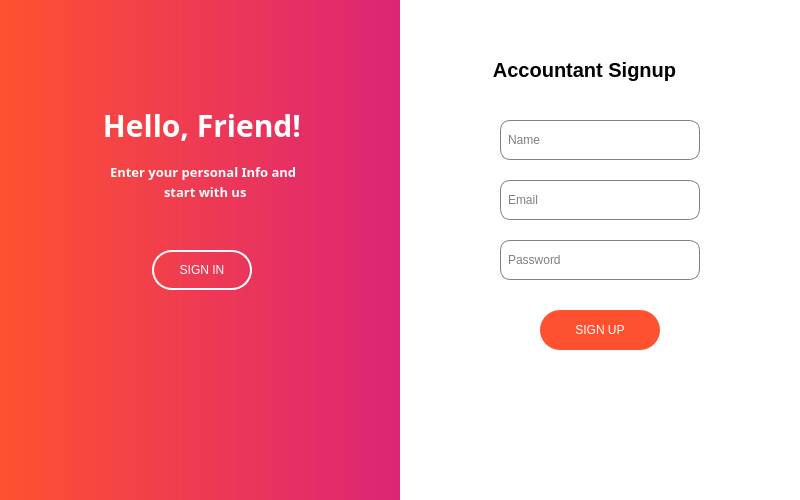
<?xml version="1.0" encoding="UTF-8"?>
<ui version="4.0">
 <class>Accountant</class>
 <widget class="QWidget" name="Accountant">
  <property name="geometry">
   <rect>
    <x>0</x>
    <y>0</y>
    <width>800</width>
    <height>500</height>
   </rect>
  </property>
  <property name="windowTitle">
   <string>Login Signup</string>
  </property>
  <widget class="QWidget" name="leftPanel" native="true">
   <property name="geometry">
    <rect>
     <x>0</x>
     <y>0</y>
     <width>400</width>
     <height>500</height>
    </rect>
   </property>
   <property name="styleSheet">
    <string>background: qlineargradient(spread:pad, x1:0, y1:0, x2:1, y2:0, stop:0 #FF512F, stop:1 #DD2476);</string>
   </property>
   <widget class="QLabel" name="welcomeLabel">
    <property name="geometry">
     <rect>
      <x>102</x>
      <y>100</y>
      <width>200</width>
      <height>50</height>
     </rect>
    </property>
    <property name="font">
     <font>
      <family>Arial Rounded MT</family>
      <pointsize>-1</pointsize>
      <bold>true</bold>
     </font>
    </property>
    <property name="styleSheet">
     <string notr="true">color: white; font-size: 30px; font-weight: bold; background-color: transparent;</string>
    </property>
    <property name="text">
     <string>Hello, Friend!</string>
    </property>
    <property name="alignment">
     <set>Qt::AlignmentFlag::AlignCenter</set>
    </property>
   </widget>
   <widget class="QPushButton" name="signInButton">
    <property name="geometry">
     <rect>
      <x>152</x>
      <y>250</y>
      <width>100</width>
      <height>40</height>
     </rect>
    </property>
    <property name="styleSheet">
     <string>background-color: transparent; color: white; border: 2px solid white; border-radius: 20px; padding: 5px;</string>
    </property>
    <property name="text">
     <string>SIGN IN</string>
    </property>
   </widget>
   <widget class="QLabel" name="label">
    <property name="geometry">
     <rect>
      <x>110</x>
      <y>152</y>
      <width>233</width>
      <height>39</height>
     </rect>
    </property>
    <property name="font">
     <font>
      <family>Arial Rounded MT</family>
      <pointsize>10</pointsize>
      <bold>true</bold>
     </font>
    </property>
    <property name="styleSheet">
     <string notr="true">background-color: transparent; color: white;</string>
    </property>
    <property name="text">
     <string>Enter your personal Info and</string>
    </property>
   </widget>
   <widget class="QLabel" name="label_2">
    <property name="geometry">
     <rect>
      <x>164</x>
      <y>176</y>
      <width>109</width>
      <height>31</height>
     </rect>
    </property>
    <property name="font">
     <font>
      <family>Arial Rounded MT</family>
      <pointsize>10</pointsize>
      <bold>true</bold>
     </font>
    </property>
    <property name="styleSheet">
     <string notr="true">background-color: transparent; color: white;</string>
    </property>
    <property name="text">
     <string>start with us</string>
    </property>
   </widget>
  </widget>
  <widget class="QWidget" name="rightPanel" native="true">
   <property name="geometry">
    <rect>
     <x>400</x>
     <y>0</y>
     <width>400</width>
     <height>500</height>
    </rect>
   </property>
   <property name="styleSheet">
    <string>background: white;</string>
   </property>
   <widget class="QLabel" name="signupLabel">
    <property name="geometry">
     <rect>
      <x>89</x>
      <y>50</y>
      <width>191</width>
      <height>40</height>
     </rect>
    </property>
    <property name="styleSheet">
     <string>color: black; font-size: 20px; font-weight: bold;</string>
    </property>
    <property name="text">
     <string>Accountant Signup</string>
    </property>
    <property name="alignment">
     <set>Qt::AlignmentFlag::AlignCenter</set>
    </property>
   </widget>
   <widget class="QLineEdit" name="nameInput">
    <property name="geometry">
     <rect>
      <x>100</x>
      <y>120</y>
      <width>200</width>
      <height>40</height>
     </rect>
    </property>
    <property name="styleSheet">
     <string>border: 1px solid gray; border-radius: 10px; padding: 5px;</string>
    </property>
    <property name="placeholderText">
     <string>Name</string>
    </property>
   </widget>
   <widget class="QLineEdit" name="emailInput">
    <property name="geometry">
     <rect>
      <x>100</x>
      <y>180</y>
      <width>200</width>
      <height>40</height>
     </rect>
    </property>
    <property name="styleSheet">
     <string>border: 1px solid gray; border-radius: 10px; padding: 5px;</string>
    </property>
    <property name="placeholderText">
     <string>Email</string>
    </property>
   </widget>
   <widget class="QLineEdit" name="passwordInput">
    <property name="geometry">
     <rect>
      <x>100</x>
      <y>240</y>
      <width>200</width>
      <height>40</height>
     </rect>
    </property>
    <property name="styleSheet">
     <string>border: 1px solid gray; border-radius: 10px; padding: 5px;</string>
    </property>
    <property name="echoMode">
     <enum>QLineEdit::EchoMode::Password</enum>
    </property>
    <property name="placeholderText">
     <string>Password</string>
    </property>
   </widget>
   <widget class="QPushButton" name="signUpButton">
    <property name="geometry">
     <rect>
      <x>140</x>
      <y>310</y>
      <width>120</width>
      <height>40</height>
     </rect>
    </property>
    <property name="styleSheet">
     <string>background-color: #FF512F; color: white; border-radius: 20px; padding: 5px;</string>
    </property>
    <property name="text">
     <string>SIGN UP</string>
    </property>
   </widget>
  </widget>
 </widget>
 <resources/>
 <connections/>
</ui>
